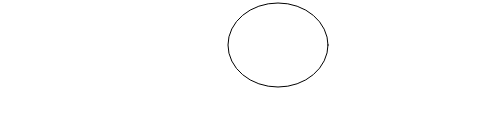
Frame 1 (no input)
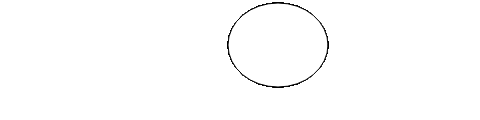
Frame 60 (no input)
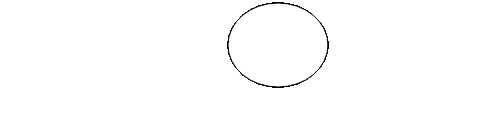
Frame 120 (the mouse pressed at the canvas centre since frame 60)

The p5.js sketch that drew these frames (run headless with seeded random() and noise() and a simulated clock; from frame 60 on, the mouse is pressed at the canvas centre):

// p5.js sketch
// ── sketch.js
function setup() {
  createCanvas(480, 120);
}

function draw() {
  ellipse(278, 45, 100, 84);
}
